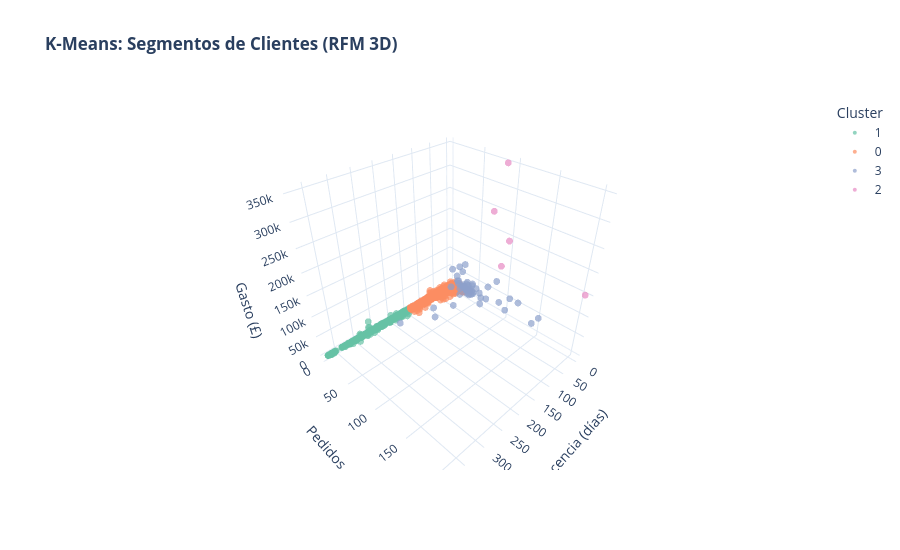

Notebook cell for this chart:
### Code cell
# Visualización 3D interactiva
fig = px.scatter_3d(rfm, x='Recencia', y='Frecuencia', z='Monetario',
    color=rfm['Cluster_KM'].astype(str),  
    color_discrete_sequence=px.colors.qualitative.Set2,
    title='<b>K-Means: Segmentos de Clientes (RFM 3D)</b>',
    labels={'Recencia':'Recencia (días)', 'Frecuencia':'Pedidos',
            'Monetario':'Gasto (£)', 'color':'Cluster'},
    opacity=0.7)
fig.update_traces(marker=dict(size=4))
fig.update_layout(height=550, template='plotly_white')
fig.show()

### Figure 1 — Plotly figure (JSON) as saved in the notebook; plotly's stock layout.template omitted (floating-point values rounded to 4 significant figures; data arrays with more than 128 entries replaced by an {"elided": "..."} marker saying what was removed)
{"data": [{"hovertemplate": "Cluster=1<br>Recencia (días)=%{x}<br>Pedidos=%{y}<br>Gasto (£)=%{z}<extra></extra>", "legendgroup": "1", "marker": {"color": "rgb(102,194,165)", "opacity": 0.7, "size": 4, "symbol": "circle"}, "mode": "markers", "name": "1", "scene": "scene", "showlegend": true, "type": "scatter3d", "x": {"elided": "1047 int values"}, "y": {"elided": "1047 int values"}, "z": {"elided": "1047 float values"}}, {"hovertemplate": "Cluster=0<br>Recencia (días)=%{x}<br>Pedidos=%{y}<br>Gasto (£)=%{z}<extra></extra>", "legendgroup": "0", "marker": {"color": "rgb(252,141,98)", "opacity": 0.7, "size": 4, "symbol": "circle"}, "mode": "markers", "name": "0", "scene": "scene", "showlegend": true, "type": "scatter3d", "x": {"elided": "3204 int values"}, "y": {"elided": "3204 int values"}, "z": {"elided": "3204 float values"}}, {"hovertemplate": "Cluster=3<br>Recencia (días)=%{x}<br>Pedidos=%{y}<br>Gasto (£)=%{z}<extra></extra>", "legendgroup": "3", "marker": {"color": "rgb(141,160,203)", "opacity": 0.7, "size": 4, "symbol": "circle"}, "mode": "markers", "name": "3", "scene": "scene", "showlegend": true, "type": "scatter3d", "x": [10, 212, 3, 1, 63, 2, 16, 2, 2, 7, 4, 9, 1, 7, 4, 4, 5, 2, 8, 11, 1, 11, 1, 2, 1, 7, 4, 3, 1, 112, 7, 3, 1, 7, 8, 5, 5, 15, 36, 8, 2, 5, 1, 10, 133, 3, 3, 3, 2, 1, 8, 11, 4, 7, 8, 23], "y": [49, 29, 27, 144, 41, 39, 42, 33, 32, 19, 109, 48, 34, 46, 38, 35, 39, 37, 54, 23, 27, 38, 69, 102, 31, 43, 47, 86, 121, 31, 21, 16, 26, 39, 47, 40, 59, 27, 22, 29, 32, 44, 60, 27, 46, 7, 31, 40, 28, 91, 155, 26, 39, 74, 62, 32], "z": [20130.0, 23690.0, 14200.0, 22460.0, 5997.0, 19330.0, 50290.0, 4783.0, 16900.0, 30870.0, 57890.0, 47110.0, 11240.0, 23620.0, 7671.0, 15310.0, 18320.0, 30500.0, 38680.0, 28020.0, 23630.0, 39670.0, 19260.0, 18480.0, 12420.0, 28620.0, 19960.0, 83280.0, 55940.0, 14690.0, 32450.0, 40520.0, 17700.0, 20010.0, 41180.0, 6849.0, 28900.0, 80490.0, 29480.0, 65500.0, 22550.0, 11920.0, 14170.0, 25380.0, 14520.0, 52420.0, 84540.0, 17890.0, 20330.0, 29560.0, 51210.0, 15790.0, 20140.0, 60120.0, 1698.0, 9906.0]}, {"hovertemplate": "Cluster=2<br>Recencia (días)=%{x}<br>Pedidos=%{y}<br>Gasto (£)=%{z}<extra></extra>", "legendgroup": "2", "marker": {"color": "rgb(231,138,195)", "opacity": 0.7, "size": 4, "symbol": "circle"}, "mode": "markers", "name": "2", "scene": "scene", "showlegend": true, "type": "scatter3d", "x": [9, 7, 10, 1, 1], "y": [94, 102, 78, 205, 89], "z": [131400.0, 196500.0, 248400.0, 152100.0, 349200.0]}], "layout": {"height": 550, "legend": {"title": {"text": "Cluster"}, "tracegroupgap": 0}, "scene": {"domain": {"x": [0, 1], "y": [0, 1]}, "xaxis": {"title": {"text": "Recencia (días)"}}, "yaxis": {"title": {"text": "Pedidos"}}, "zaxis": {"title": {"text": "Gasto (£)"}}}, "title": {"text": "<b>K-Means: Segmentos de Clientes (RFM 3D)</b>"}}}
